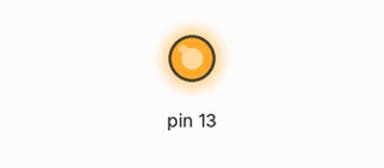
This sketch was run on a simulated Arduino Uno, built with avr-gcc and run on an emulated ATmega328P. Shown: output pins drawn as LEDs (lit = HIGH).

Above: at 0.2 s.
At 6.0 s:
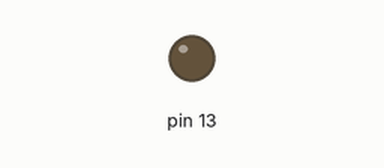
Timing chart, 0 to 8.1 s (numbered marks = the images above):
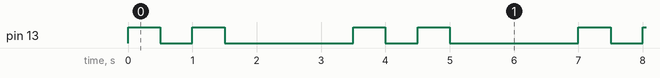

The sketch:

sketch.ino
```cpp
void setup() {
    pinMode(13,OUTPUT);

}

void loop() {
    digitalWrite(13,HIGH);
    delay(500);
    digitalWrite(13,LOW);
    delay(500);
    digitalWrite(13,HIGH);
    delay(500);
    digitalWrite(13,LOW);
    delay(2*1000);

}
```

Measured:
- by itself, pin 13: repeats every 3.5 s: LOW 0.50 s, HIGH 0.50 s, LOW 2.0 s, HIGH 0.50 s
- by itself, everything shown: repeats every 3.5 s, in 4 steps
